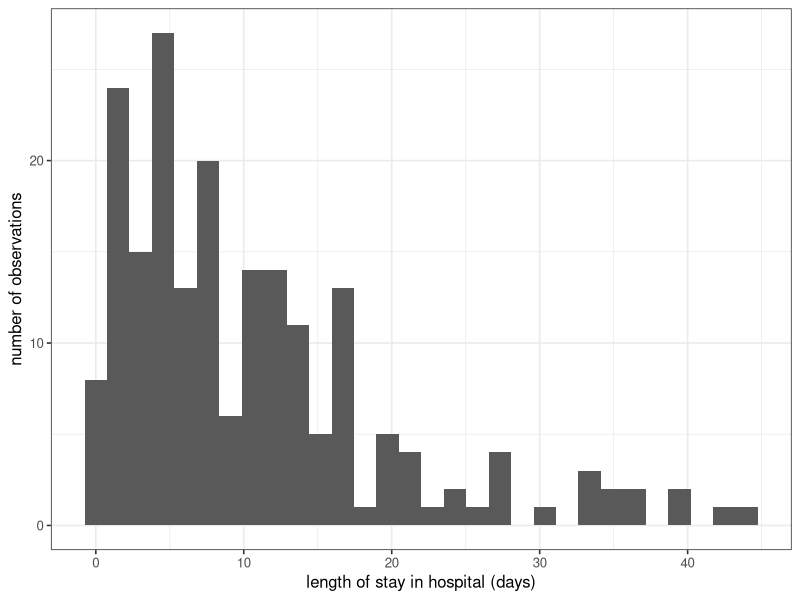

Here is the R script that generated this plot:
## ---- chunk 1
#| label: lengthofstay
#| message: false
#| code-fold: true
#| fig-cap: length of stay as a common example of an outcome that is definitely not normally distributed.

library(tidyverse)
theme_set(theme_bw(base_size = 12))
set.seed(20261026)
ex <- tibble(x = 1:200,
             los = round(rexp(200, 1/10)))

ggplot(aes(los), data = ex) +
  geom_histogram() +
  xlab("length of stay in hospital (days)") + ylab("number of observations")
